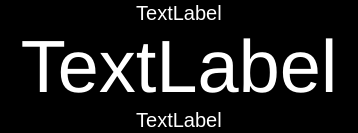
<?xml version="1.0" encoding="UTF-8"?>
<ui version="4.0">
 <class>SetParameter</class>
 <widget class="QWidget" name="SetParameter">
  <property name="geometry">
   <rect>
    <x>0</x>
    <y>0</y>
    <width>358</width>
    <height>133</height>
   </rect>
  </property>
  <property name="windowTitle">
   <string>Form</string>
  </property>
  <property name="styleSheet">
   <string notr="true">background-color:black;
color:white;
</string>
  </property>
  <layout class="QVBoxLayout" name="verticalLayout">
   <property name="spacing">
    <number>0</number>
   </property>
   <property name="leftMargin">
    <number>0</number>
   </property>
   <property name="topMargin">
    <number>0</number>
   </property>
   <property name="rightMargin">
    <number>0</number>
   </property>
   <property name="bottomMargin">
    <number>0</number>
   </property>
   <item>
    <layout class="QVBoxLayout" name="verticalLayout_2" stretch="5,12,5">
     <property name="spacing">
      <number>0</number>
     </property>
     <property name="leftMargin">
      <number>0</number>
     </property>
     <property name="rightMargin">
      <number>0</number>
     </property>
     <item>
      <widget class="QLabel" name="label">
       <property name="styleSheet">
        <string notr="true">font-size:20px;</string>
       </property>
       <property name="text">
        <string>TextLabel</string>
       </property>
       <property name="alignment">
        <set>Qt::AlignBottom|Qt::AlignHCenter</set>
       </property>
      </widget>
     </item>
     <item>
      <widget class="QLabel" name="label_3">
       <property name="styleSheet">
        <string notr="true">font-size:74px;</string>
       </property>
       <property name="text">
        <string>TextLabel</string>
       </property>
       <property name="alignment">
        <set>Qt::AlignCenter</set>
       </property>
      </widget>
     </item>
     <item>
      <widget class="QLabel" name="label_2">
       <property name="styleSheet">
        <string notr="true">font-size:20px;</string>
       </property>
       <property name="text">
        <string>TextLabel</string>
       </property>
       <property name="alignment">
        <set>Qt::AlignHCenter|Qt::AlignTop</set>
       </property>
      </widget>
     </item>
    </layout>
   </item>
  </layout>
 </widget>
 <resources/>
 <connections/>
</ui>
